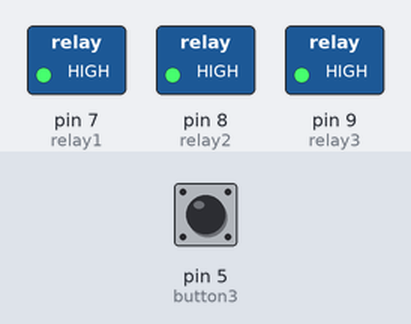
This sketch was run on a simulated Arduino Uno, built with avr-gcc and run on an emulated ATmega328P. Parts: switched loads named in the sketch (green lamp = pin HIGH). The test bench sets the inputs (shaded band); at power-on: pin 5 (button3) HIGH. What the sketch prints to the serial monitor is not drawn.

Above: at 1.4 s.
1.5 s: pin 5 (button3) pulled LOW for 3.2 s
At 5.0 s:
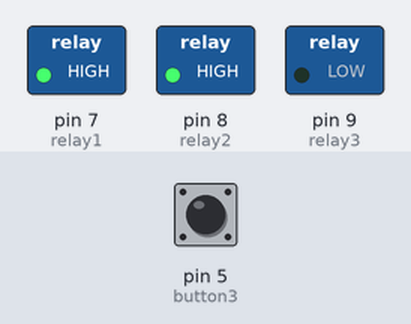
6.2 s: pin 5 (button3) pulled LOW for 1 s
At 8.0 s:
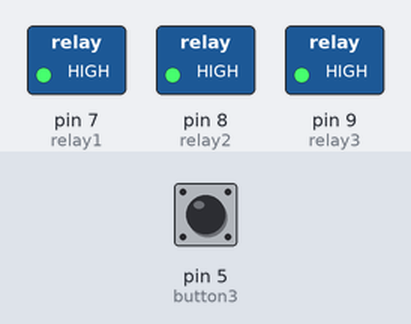
Timing chart, 0 to 9.5 s (numbered marks = the images above; inputs shaded):
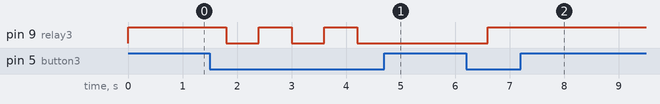

Measured:
- after the input at 1.5 s, pin 9 (relay3): alternates HIGH for 0.60 s and LOW for 0.60 s, 5 changes in all, then stays LOW, starting after 0.30 s
- after the input at 6.2 s, pin 9 (relay3): LOW → HIGH after 0.40 s

The sketch:

aish_home_done.ino
```cpp
#define BLYNK_PRINT Serial    // Comment this out to disable prints and save space
#include <ESP8266_Lib.h>
#include <SoftwareSerial.h>
SoftwareSerial EspSerial(2, 3); // RX, TX
#include <BlynkSimpleShieldEsp8266.h>
#include <SimpleTimer.h> // here is the SimpleTimer library
// You should get Auth Token in the Blynk App.
// Go to the Project Settings (nut icon).
char auth[] = "1e9e38e2197c46f79bbce0b7d0ee412b";
char ssid[] = "anish";
char pass[] = "kkkkkkkk";
#define EspSerial Serial

SimpleTimer timer;   // allocate a name (timer) to the timer
int relay1 = 7;
int relay2 = 8;
int relay3 = 9;
int button1 = 2;
int button2 = 3;
int button3 = 5;
int relayVButton1 = 0;
int relayVButton2 = 0;
int relayVButton3 = 0;

boolean relayState1 = 1;
boolean relayState2 = 1;
boolean relayState3 = 1;
boolean buttonState1 = 1;
boolean buttonState2 = 1;
boolean buttonState3 = 1;

WidgetLED led1(10); //virtual led
WidgetLED led2(11); //virtual led
WidgetLED led3(12); //virtual led

// Your WiFi credentials.
// Set password to "" for open networks.

// Hardware Serial on Mega, Leonardo, Micro...


// or Software Serial on Uno, Nano...


// Your ESP8266 baud rate:
#define ESP8266_BAUD 9600

ESP8266 wifi(&EspSerial);


void setup()
{

  Serial.begin(9600); // See the connection status in Serial Monitor
  Serial.print("Searching For Access Points for Internet Connectivity");

  timer.setInterval(600L, somefunction);

  pinMode(relay1, OUTPUT);
  pinMode(button1,INPUT_PULLUP);
  pinMode(relay2, OUTPUT);
  pinMode(button2,INPUT_PULLUP);
  pinMode(relay3, OUTPUT);
  pinMode(button3,INPUT_PULLUP);
  digitalWrite(relay1, 1);
  digitalWrite(relay2, 1);
  digitalWrite(relay3, 1);
}

void somefunction()
{

  buttonState1 = digitalRead (button1);
    if (buttonState1 < 1 || relayVButton1 > 0)
    {
    relayState1 = !relayState1;
    }
    digitalWrite(relay1, relayState1);


  buttonState2 = digitalRead (button2);
    if (buttonState2 < 1 || relayVButton2 > 0)
    {
    relayState2 = !relayState2;
    }
    digitalWrite(relay2, relayState2);

  buttonState3 = digitalRead (button3);
    if (buttonState3 < 1 || relayVButton3 > 0)
    {
    relayState3 = !relayState3;
    }
    digitalWrite(relay3, relayState3);

  if (digitalRead(relay1) == LOW) //virtual led1
  {
   led1.on();
  }
   else
   led1.off();

  if (digitalRead(relay2) == LOW) //virtual led2
  {
   led2.on();
  }
   else
   led2.off();

  if (digitalRead(relay3) == LOW) //virtual led3
  {
   led3.on();
  }
   else
   led3.off();

}

BLYNK_WRITE(V4)
{
   relayVButton1 = param.asInt(); // Get the state of the VButton
}
BLYNK_WRITE(V5)
{
    relayVButton2 = param.asInt(); // Get the state of the VButton
}
BLYNK_WRITE(V6)
{
    relayVButton3 = param.asInt(); // Get the state of the VButton
}

void loop()
{
  Blynk.run();
  timer.run();                 // call the simple timer routine
}
```
